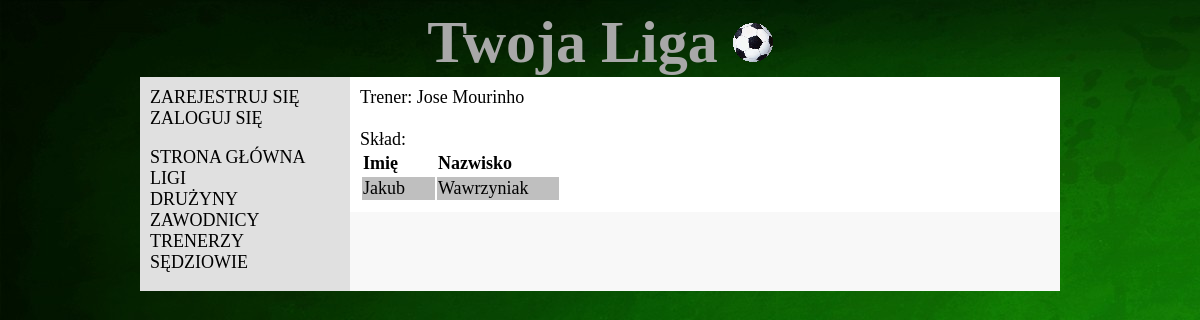
Page /currentteamsquad/1/ on the committed database.
### liga/models.py (models this page shows, shortened)
class Coach(models.Model):
    name=models.CharField(max_length=50)
    surname=models.CharField(max_length=50)

class Team_Player(models.Model):
    team=models.ForeignKey(Team)
    player=models.ForeignKey(Player)

class Player(models.Model):
    name=models.CharField(max_length=50)
    surname=models.CharField(max_length=50)
    available=models.BooleanField()

### liga/views.py (the view)
# urls.py: url(r'^currentteamsquad/(?P<t_id>\d+)/', views.currentteamsquad, name='currentteamsquad'),
def currentteamsquad(request, t_id = "0"):
    teamID = int(t_id)
    if teamID < 1:
        return redirect('/')
    else:
        t = Team.objects.get(id = teamID)
        coach = t.coach
        players_list = Team_Player.objects.filter(team = t)
        template = loader.get_template('currentTeamSquad.html')
        context = RequestContext(request, {
            'players_list' : players_list,
            'team' : t,
            'coach' : coach
        })
        return HttpResponse(template.render(context))

### liga/templates/currentTeamSquad.html (shortened to what this page needs)
<!DOCTYPE html>
{% extends "base.html" %}
{% block content %}
    Trener: {{ coach.name }} {{ coach.surname }}
    <br>
    <br>
    Skład:
    <br>
    <table>
        <tr>
            <td><b>Imię</b></td>
            <td><b>Nazwisko</b></td>
        </tr>
        {% for player in players_list %}
            <tr>
                <td>{{ player.player.name }}</td>
                <td>{{ player.player.surname }}</td>
            </tr>
        {% endfor %}
    </table>
{% endblock %}

### liga/static/liga.css (style rules this page uses)
body { background-image: url("css_background2.jpg"); align-content: center; font-family: calibri ; }
td { padding-right: 30px; }
#main > table > tbody > tr >td,#main > table > tbody > tr >td>a { background-color: #bfbfbf; }
#main > table > tbody > tr:nth-child(1)>td { background-color: transparent; }
#main table { margin-top: 0px; }

### rows in the picture
Coach: name "Jose", surname "Mourinho"
Team_Player: player.name "Jakub", player.surname "Wawrzyniak"
